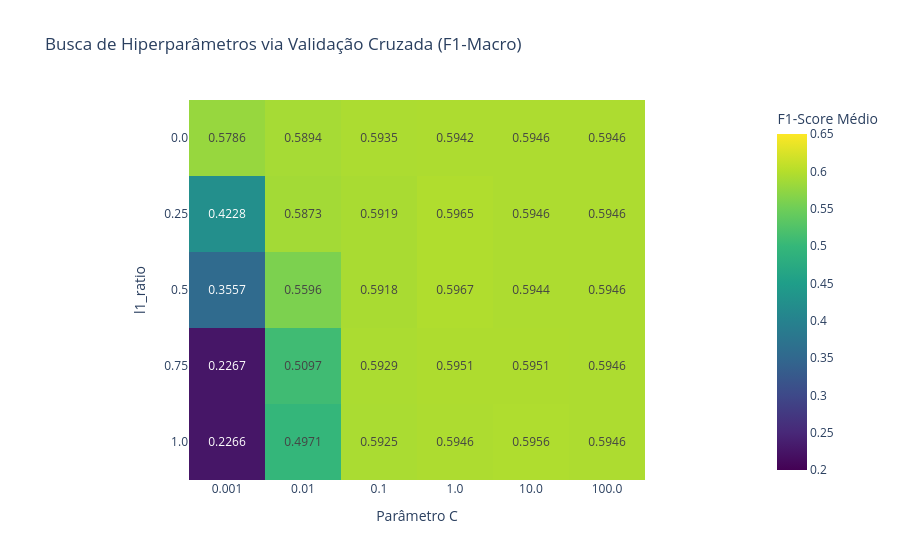

The notebook cell saved with this chart:
### Code cell
# 3. Plot do Heatmap da Busca de Hiperparâmetros
fig_heatmap = lr.plot_cv_hyperparameters_heatmap(cv_results, 0.2, 0.65)
fig_heatmap.show()

### Figure 1 — Plotly figure (JSON) as saved in the notebook; plotly's stock layout.template omitted (floating-point values rounded to 4 significant figures)
{"data": [{"coloraxis": "coloraxis", "hovertemplate": "Parâmetro C: %{x}<br>l1_ratio: %{y}<br>F1-Score Médio: %{z}<extra></extra>", "name": "0", "texttemplate": "%{z:.4f}", "type": "heatmap", "x": ["0.001", "0.01", "0.1", "1.0", "10.0", "100.0"], "xaxis": "x", "y": ["0.0", "0.25", "0.5", "0.75", "1.0"], "yaxis": "y", "z": [[0.5786, 0.5894, 0.5935, 0.5942, 0.5946, 0.5946], [0.4228, 0.5873, 0.5919, 0.5965, 0.5946, 0.5946], [0.3557, 0.5596, 0.5918, 0.5967, 0.5944, 0.5946], [0.2267, 0.5097, 0.5929, 0.5951, 0.5951, 0.5946], [0.2266, 0.4971, 0.5925, 0.5946, 0.5956, 0.5946]]}], "layout": {"coloraxis": {"autocolorscale": false, "cmax": 0.65, "cmin": 0.2, "colorbar": {"title": {"text": "F1-Score Médio"}}, "colorscale": [[0, "#440154"], [0.1111, "#482878"], [0.2222, "#3e4989"], [0.3333, "#31688e"], [0.4444, "#26828e"], [0.5556, "#1f9e89"], [0.6667, "#35b779"], [0.7778, "#6ece58"], [0.8889, "#b5de2b"], [1, "#fde725"]]}, "title": {"text": "Busca de Hiperparâmetros via Validação Cruzada (F1-Macro)"}, "xaxis": {"anchor": "y", "constrain": "domain", "domain": [0, 1], "scaleanchor": "y", "title": {"text": "Parâmetro C"}}, "yaxis": {"anchor": "x", "autorange": "reversed", "constrain": "domain", "domain": [0, 1], "title": {"text": "l1_ratio"}}}}
